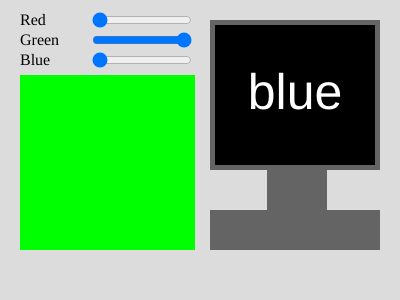
Frame 1 (no input)
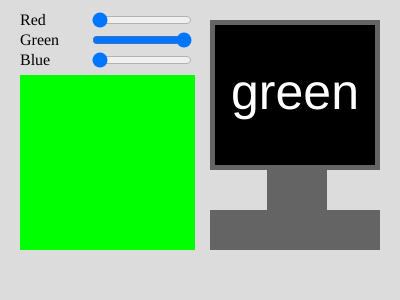
Frame 60 (no input)
Frame 120 (the mouse pressed at the canvas centre since frame 60): identical to frame 60, image omitted

The p5.js sketch that drew these frames (run headless with seeded random() and noise() and a simulated clock; from frame 60 on, the mouse is pressed at the canvas centre):

// p5.js sketch
// ── sketch.js
/**
My First AI Project
It'll train pretty quickly since it's not at all a complicated problem
*/


var neuralNetwork;
var dataset;
var e = 2.71828182846;
var step = 1; // Works well with 0.3-1

var redSlider;
var greenSlider;
var blueSlider;

function setup() {
    createCanvas(400, 300);
    redSlider = createSlider(0, 255, 0);
    greenSlider = createSlider(0, 255, 255);
    blueSlider = createSlider(0, 255, 0);
    redSlider.position(90, 10).style('width', '100px');
    greenSlider.position(90, 30).style('width', '100px');
    blueSlider.position(90, 50).style('width', '100px');
    createP("Red").position(20, -5);
    createP("Green").position(20, 15);
    createP("Blue").position(20, 35);


    dataset = [
        { value: color(255, 0, 0), label: 0 },
        { value: color(235, 64, 52), label: 0 },
        { value: color(217, 29, 0), label: 0 },
        { value: color(252, 20, 28), label: 0 },
        { value: color(222, 15, 0), label: 0 },
        { value: color(255, 65, 23), label: 0 },
        { value: color(255, 255, 0), label: 1 },
        { value: color(255, 209, 23), label: 1 },
        { value: color(252, 244, 3), label: 1 },
        { value: color(232, 250, 40), label: 1 },
        { value: color(255, 213, 0), label: 1 },
        { value: color(232, 228, 7), label: 1 },
        { value: color(0, 255, 0), label: 2 },
        { value: color(123, 232, 7), label: 2 },
        { value: color(86, 232, 7), label: 2 },
        { value: color(7, 232, 15), label: 2 },
        { value: color(26, 232, 7), label: 2 },
        { value: color(7, 232, 60), label: 2 },
        { value: color(0, 255, 255), label: 3 },
        { value: color(7, 232, 195), label: 3 },
        { value: color(7, 221, 232), label: 3 },
        { value: color(3, 255, 196), label: 3 },
        { value: color(2, 232, 240), label: 3 },
        { value: color(2, 240, 208), label: 3 },
        { value: color(0, 0, 255), label: 4 },
        { value: color(2, 42, 240), label: 4 },
        { value: color(5, 61, 240), label: 4 },
        { value: color(10, 38, 240), label: 4 },
        { value: color(12, 48, 250), label: 4 },
        { value: color(12, 16, 250), label: 4 },
        { value: color(255, 0, 255), label: 5 },
        { value: color(250, 2, 246), label: 5 },
        { value: color(218, 5, 250), label: 5 },
        { value: color(250, 12, 250), label: 5 },
        { value: color(202, 28, 255), label: 5 },
        { value: color(255, 14, 202), label: 5 },
        { value: color(250, 255, 250), label: 6 },
        { value: color(240, 230, 233), label: 6 },
        { value: color(228, 237, 235), label: 6 },
        { value: color(250, 255, 250), label: 6 },
        { value: color(232, 240, 255), label: 6 },
        { value: color(0, 15, 0), label: 7 },
        { value: color(30, 0, 10), label: 7 },
        { value: color(10, 20, 0), label: 7 },
        { value: color(20, 20, 10), label: 7 },
        { value: color(24, 34, 43), label: 7 },
        { value: color(12, 34, 32), label: 7 },
        { value: color(0, 30, 34), label: 7 },
    ];

    var sigmoid = function (input) {
        return 1 / (1 + pow(2.71828182846, -input));
    };

    var neuron = function (parents, weights, bias) {
        if (typeof parents === "boolean") {
            this.input = true;
        }
        else {
            this.input = false;
            this.parents = parents;
            this.weights = weights;
            this.bias = bias;
        }

        this.output = false;
        this.children = [];

        this.sumValue = 0;
        this.value = 0;
        this.sumDerivative = 0;
        this.finalDerivative = 0;

        this.biasDerivative = 0;
        this.weightDerivatives = [];

        this.run = function () {
            if (!this.input) {
                this.sumValue = 0;
                for (var i = 0; i < this.parents.length; i++) {
                    this.sumValue += this.parents[i].value * this.weights[i];
                }
                this.sumValue += this.bias;

                this.value = sigmoid(this.sumValue);
            }
        }

        this.applyDerivatives = function () {
            this.bias += this.biasDerivative * step;
            for (let i = 0; i < this.weights.length; i++) {
                this.weights[i] += this.weightDerivatives[i] * step;
            }
        };

        this.backpropagate = function (desiredOutput) {
            if (this.output) {
                this.finalDerivative = 2 * (desiredOutput - this.value);
                this.sumDerivative = pow(e, -this.sumValue) / pow(1 + pow(e, -this.sumValue), 2) * this.finalDerivative;
                this.biasDerivative = this.sumDerivative;

                this.weightDerivatives = [];
                for (var i = 0; i < this.weights.length; i++) {
                    this.weightDerivatives.push(this.parents[i].value * this.sumDerivative);
                }
            }
            else {
                var position = desiredOutput;
                this.finalDerivative = 0;
                for (let i = 0; i < this.children.length; i++) {
                    this.finalDerivative += this.children[i].weights[position] * this.children[i].sumDerivative;
                }

                this.sumDerivative = pow(e, -this.sumValue) / pow(1 + pow(e, -this.sumValue), 2) * this.finalDerivative;
                this.biasDerivative = this.sumDerivative;

                this.weightDerivatives = [];
                for (let i = 0; i < this.weights.length; i++) {
                    this.weightDerivatives.push(this.parents[i].value * this.sumDerivative);
                }
            }
            this.applyDerivatives();
        }
    }

    var NeuralNetwork = function (layersWithQuantities) {
        this.neurons = [];
        this.neurons.push([]);
        for (var i = 0; i < layersWithQuantities[0]; i++) {
            this.neurons[0].push(new neuron(true));
        }
        for (let i = 1; i < layersWithQuantities.length; i++) {
            this.neurons.push([]);
            for (var j = 0; j < layersWithQuantities[i]; j++) {
                var temporaryWeights = [];
                for (var k = 0; k < layersWithQuantities[i - 1]; k++) {
                    temporaryWeights.push(random(-3, 3));
                }
                this.neurons[i].push(new neuron(this.neurons[i - 1], temporaryWeights, random(-1, 1)));
            }
        }
        for (let i = 0; i < this.neurons.length - 2; i++) {
            for (let j = 0; j < this.neurons[i].length; j++) {
                this.neurons[i].children = this.neurons[i + 1];
            }
        }
        for (let i = 0; i < this.neurons[this.neurons.length - 1].length; i++) {
            this.neurons[this.neurons.length - 1][i].output = true;
        }

        this.run = function (inputs) {
            for (var i = 0; i < inputs.length; i++) {
                this.neurons[0][i].value = inputs[i];
            }

            for (let i = 1; i < this.neurons.length; i++) {
                for (var j = 0; j < this.neurons[i].length; j++) {
                    this.neurons[i][j].run();
                }
            }

            var temporaryOutputs = [];
            for (let i = 0; i < this.neurons[this.neurons.length - 1].length; i++) {
                temporaryOutputs.push(this.neurons[this.neurons.length - 1][i].value);
            }
            return temporaryOutputs;
        }

        this.backpropagate = function (outputs, desiredOutput) {
            for (let i = 0; i < this.neurons[this.neurons.length - 1].length; i++) {
                this.neurons[this.neurons.length - 1][i].backpropagate(desiredOutput[i]);
            }

            for (var i = this.neurons.length - 2; i > 0; i--) {
                for (var j = 0; j < this.neurons[i].length; j++) {
                    this.neurons[i][j].backpropagate(j);
                }
            }

            var error = 0;
            for (let i = 0; i < outputs.length; i++) {
                error += pow(desiredOutput[i] - outputs[i], 2);
            }
            return outputs.concat(error);
        }
    }

    neuralNetwork = new NeuralNetwork([3, 5, 8]);
}

function draw() {
    background(220);
    noStroke();
    fill(redSlider.value(), greenSlider.value(), blueSlider.value());
    rect(20, 75, 175, 175);

    fill(100);
    rect(210, 20, 170, 150);
    rect(267, 170, 60, 80);
    rect(210, 210, 170, 40);
    fill(0);
    rect(215, 25, 160, 140);
    fill(255);
    textAlign(CENTER, CENTER);
    textSize(50);
    var output = neuralNetwork.run([map(redSlider.value(), 0, 255, 0, 1), map(greenSlider.value(), 0, 255, 0, 1), map(blueSlider.value(), 0, 255, 0, 1)]);


    var colorName;
    switch (output.indexOf(max(output))) {
        case 0:
            colorName = "red";
            break;
        case 1:
            colorName = "yellow";
            break;
        case 2:
            colorName = "green";
            break;
        case 3:
            colorName = "cyan";
            break;
        case 4:
            colorName = "blue";
            break;
        case 5:
            colorName = "purple";
            break;
        case 6:
            colorName = "white";
            break;
        case 7:
            colorName = "black";
            break;
    }

    text(colorName, 295, 95);

    console.log(frameCount);

    for (let i = 0; i < 48; i++) {
        var temporaryData = [];
        var temporaryIndex = i;
        temporaryData.push(map(red(dataset[temporaryIndex].value), 0, 255, 0, 1));
        temporaryData.push(map(green(dataset[temporaryIndex].value), 0, 255, 0, 1));
        temporaryData.push(map(blue(dataset[temporaryIndex].value), 0, 255, 0, 1));

        var temporaryDesiredOutput = [0, 0, 0, 0, 0, 0, 0, 0];
        temporaryDesiredOutput[dataset[temporaryIndex].label] = 1;
        (neuralNetwork.backpropagate(neuralNetwork.run(temporaryData), temporaryDesiredOutput));

    }
}
